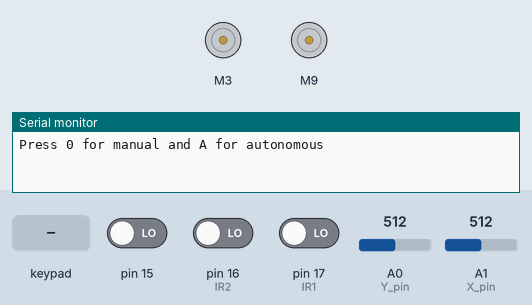
Bench run of a sketch on a simulated Arduino Mega 2560, built with avr-gcc and run on an emulated ATmega2560. Shown: 2 × DC motor (green arrow = forward, orange = backward, longer = faster), the last lines printed to the serial monitor. The inputs (shaded band) are chosen by the test bench; at power-on: pin 15 LOW, pin 17 (IR1) LOW, pin 16 (IR2) LOW, A0 (Y_pin) = 512, A1 (X_pin) = 512.

Above: at 1.2 s.
1.3 s: key 'A' pressed
At 2.1 s:
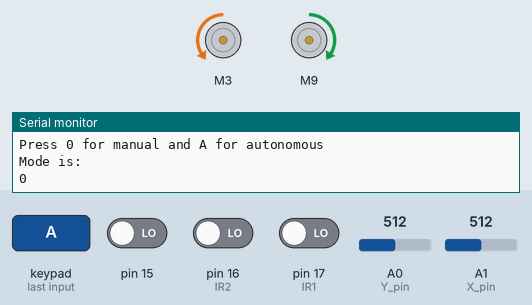
2.8 s: pin 15 driven HIGH
At 4.0 s:
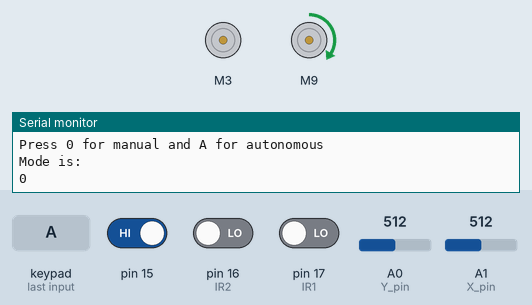
4.3 s: pin 15 driven LOW
At 5.3 s:
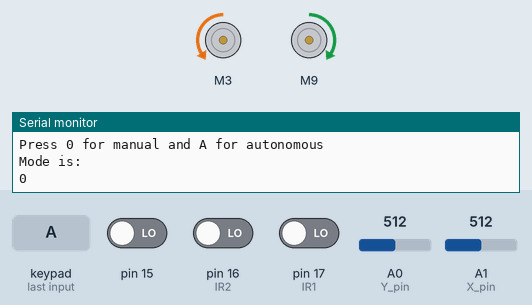
5.8 s: pin 17 (IR1) driven HIGH
At 6.4 s:
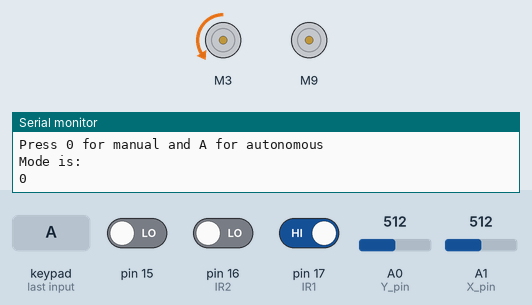
7.3 s: pin 17 (IR1) driven LOW
At 7.6 s:
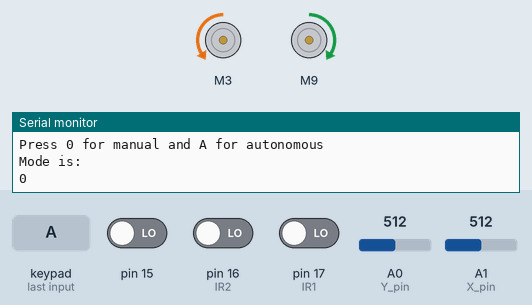
8.8 s: key '0' pressed
At 10.0 s:
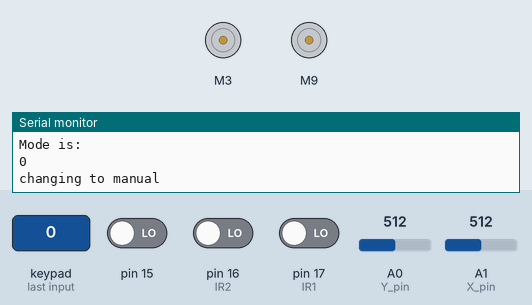
Timing chart, 0 to 11.3 s (numbered marks = the images above; inputs shaded):
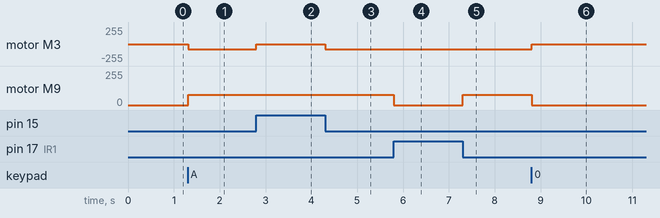

Measured:
- after the input at 1.3 s, motor M3: stopped → backward 76/255 at once; motor M9: stopped → forward 76/255 at once
- after the input at 2.8 s, motor M3: backward 76/255 → stopped at once
- after the input at 4.3 s, motor M3: stopped → backward 76/255 at once
- after the input at 5.8 s, motor M9: forward 76/255 → stopped at once
- after the input at 7.3 s, motor M9: stopped → forward 76/255 at once
- after the input at 8.8 s, motor M3: backward 76/255 → stopped at once; motor M9: forward 76/255 → stopped at once

The sketch:

line_follow_test_stable.ino
```cpp
int IR1 = 17; //white
int IR2 = 16; //black
int IR3 = 18; //white

const int Y_pin = 0; // analog pin connected to Y output
const int X_pin = 1; // analog pin connected to X output
int i =0;

#include <RobojaxBTS7960.h>
#include <Keypad.h>

//BTS7960 motor driver 1
#define RPWM 3 // define pin 3 for RPWM pin (output)
#define R_EN 4 // define pin 2 for R_EN pin (input)
#define R_IS 5 // define pin 5 for R_IS pin (output)

#define LPWM 6 // define pin 6 for LPWM pin (output)
#define L_EN 7 // define pin 7 for L_EN pin (input)
#define L_IS 8 // define pin 8 for L_IS pin (output)

//BTS7960 motor driver 2
#define RPWM1 9 // define pin 3 for RPWM pin (output)
#define R_EN1 10 // define pin 2 for R_EN pin (input)
#define R_IS1 11 // define pin 5 for R_IS pin (output)

#define LPWM1 12 // define pin 6 for LPWM pin (output)
#define L_EN1 13 // define pin 7 for L_EN pin (input)
#define L_IS1 14 // define pin 8 for L_IS pin (output)

// general purpose for BTS7960

#define CW 1 //do not change
#define CCW 0 //do not change
#define debug 1 //change to 0 to hide serial monitor debugging information or set to 1 to view

RobojaxBTS7960 motor1(R_EN,RPWM,R_IS, L_EN,LPWM,L_IS,debug);
RobojaxBTS7960 motor2(R_EN1,RPWM1,R_IS1, L_EN1,LPWM1,L_IS1,debug);


const byte ROWS = 4; //four rows
  const byte COLS = 4; //three columns
  char room_nums[4];
  char keys[ROWS][COLS] = {
  {'1','2','3','A'},
  {'4','5','6','B'},
  {'7','8','9','C'},
  {'*','0','#','D'}
};

byte rowPins[ROWS] = {23, 25, 27, 29}; //connect to the row pinouts of the keypad
byte colPins[COLS] = {31,33,35,37}; //connect to the column pinouts of the keypad


Keypad keypad = Keypad( makeKeymap(keys), rowPins, colPins, ROWS, COLS );
int manual = 5;

void setup() {
  // BTS7960 Motor Control Code by Robojax.com 20190622
  Serial.begin(9600);// setup Serial Monitor to display information
  pinMode(IR1,INPUT);
  pinMode(IR2,INPUT);
  pinMode(IR3,INPUT);
  motor1.begin();
  motor2.begin();
  Serial.println("Press 0 for manual and A for autonomous");
  int i = 0;
}


void loop(){
 char mode = keypad.getKey();
  if (mode == '0'){
    manual = 1;
    Serial.println("Mode is: ");
    Serial.println(manual);
  }
  else if (mode == 'A'){
    manual = 0;
    Serial.println("Mode is: ");
    Serial.println(manual);
  }


    while (manual == 1){

      char mode = keypad.getKey();
    if (mode == 'A'){
        Serial.println("changing to autonomous");
        manual = 0;
      }

  // put your main code here, to run repeatedly:
if (analogRead(Y_pin) < 10){
      Serial.println("Forward");
      motor1.rotate(60,CCW);
      motor2.rotate(60, CW);
    }

    else if (analogRead(Y_pin)>1000){
      Serial.println("Backwards");
      motor1.rotate(60,CW);
      motor2.rotate(60,CCW);
    }
    else if (analogRead(X_pin) < 10){
      Serial.println("Left");

      motor1.rotate(60, CCW);
    }
    else if (analogRead(X_pin)>1000){
      Serial.println("Right");

      motor2.rotate(60, CW);

    }

        else{
      motor1.stop();
      motor2.stop();
}

    }
while (manual == 0){

    char mode = keypad.getKey();
    if (mode == '0'){
        Serial.println("changing to manual");
        manual = 1;
      }
    /*
    motor2.rotate(60, CW);
    motor1.rotate(100, CCW);
    delay(2000);
    motor1.stop();
    motor2.stop();
   */

    if (digitalRead(15) == LOW && digitalRead(17) == LOW){ //FORWARD

      motor1.rotate(30,CCW);// run motor with 100% speed in CW direction
      motor2.rotate(30, CW);
    }


    else if (digitalRead(15) == HIGH && digitalRead(16) == LOW && digitalRead(17) == LOW){
      motor2.rotate(30, CW);
      motor1.stop();
      //.rotate(50,CW);
    }

    else if (digitalRead(15) == HIGH && digitalRead(16) == HIGH && digitalRead(17) == LOW){
      motor2.rotate(30, CW);
      motor1.stop();
    }
    else if (digitalRead(15) == LOW && digitalRead(16) == LOW && digitalRead(17) == HIGH){
      motor1.rotate(30,CCW);
      motor2.stop();
      //motor2.rotate(20, CCW);
}
    else if (digitalRead(15) == LOW && digitalRead(16) == HIGH && digitalRead(17) == HIGH){
      motor1.rotate(30, CCW);
      motor2.stop();

      // motor2.rotate(50, CCW);
      //motor2.rotate(25, CCW);
}

    else if (digitalRead(15) == HIGH && digitalRead(16) == HIGH && digitalRead(17) == HIGH ){

      motor1.stop();
      motor2.stop();}


    else if (digitalRead(15) == LOW && digitalRead(16) == LOW && digitalRead(17) == LOW ){
      motor1.stop();
      motor2.stop();
       // motor1.rotate(20,CW);// run motor with 100% speed in CW direction
      // motor2.rotate(20, CCW);

    }
}
}
```
